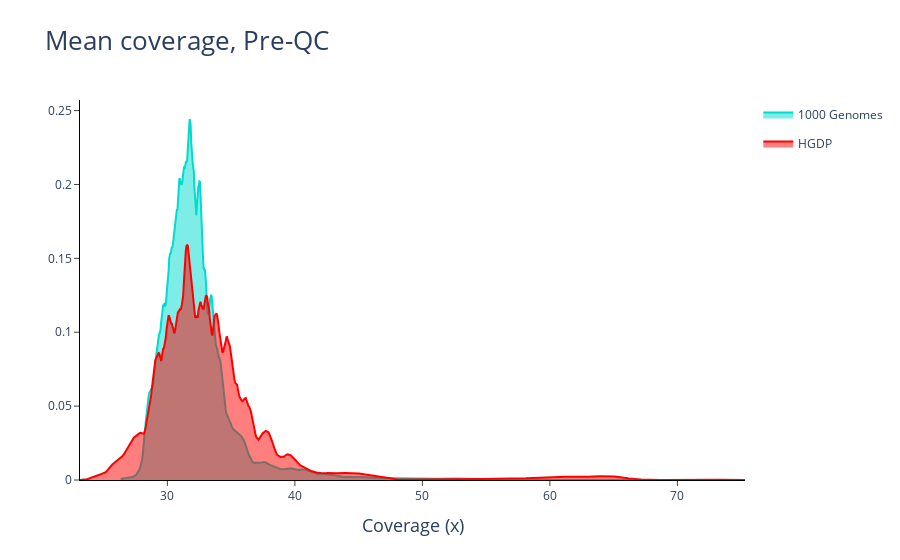
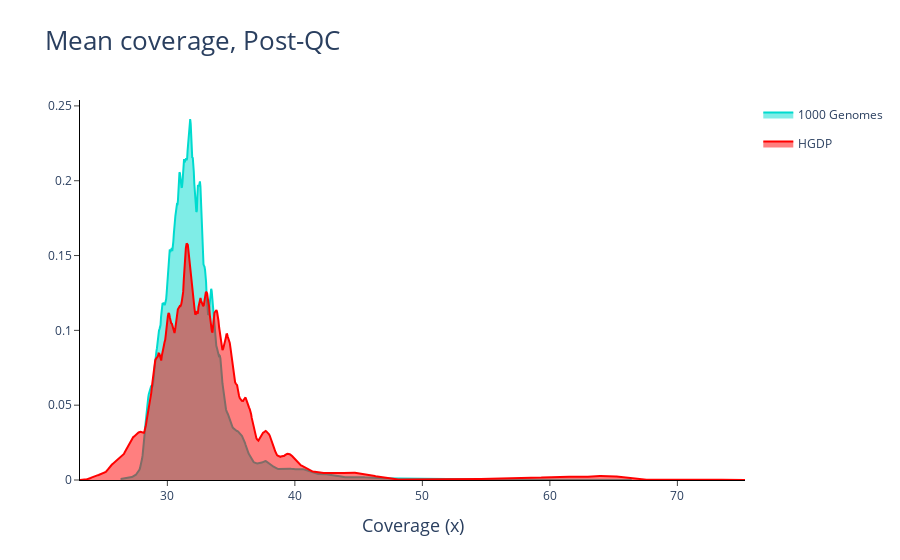

These figures' notebook cell, in order:
### Markdown cell above
## 4.b. Mean Coverage 

Density plot of mean coverage per individual

[Back to Index](#Index)

### Code cell
# Pre-QC
pre_mean_cov = plot_mean_cov(pre_qc_cols)
pre_mean_cov = pre_mean_cov + ggtitle("Mean coverage, Pre-QC")
pre_mean_cov.show()

# Post-QC
post_mean_cov = plot_mean_cov(post_qc_cols)
post_mean_cov = post_mean_cov + ggtitle("Mean coverage, Post-QC")
post_mean_cov.show()

### Figure 1 — Plotly figure (JSON) as saved in the notebook; plotly's stock layout.template omitted (floating-point values rounded to 4 significant figures; data arrays with more than 128 entries replaced by an {"elided": "..."} marker saying what was removed)
{"data": [{"fill": "tozeroy", "legendgroup": "1000 Genomes", "marker": {"color": "rgb(0, 219, 207)", "opacity": 0.7}, "mode": "lines", "name": "1000 Genomes", "showlegend": true, "type": "scatter", "x": {"elided": "1000 float values"}, "xaxis": "x", "y": {"elided": "1000 float values"}, "yaxis": "y"}, {"fill": "tozeroy", "legendgroup": "HGDP", "marker": {"color": "rgb(255, 0, 0)", "opacity": 0.7}, "mode": "lines", "name": "HGDP", "showlegend": true, "type": "scatter", "x": {"elided": "1000 float values"}, "xaxis": "x", "y": {"elided": "1000 float values"}, "yaxis": "y"}], "layout": {"font": {"family": "Arial, \"Open Sans\", verdana, sans-serif"}, "plot_bgcolor": "white", "title": {"font": {"size": 26}, "text": "Mean coverage, Pre-QC"}, "xaxis": {"anchor": "y", "domain": [0, 1], "linecolor": "black", "showticklabels": true, "ticks": "outside", "title": {"font": {"size": 18}, "text": "Coverage (x)"}}, "xaxis2": {"linecolor": "black", "showticklabels": true}, "yaxis": {"anchor": "x", "domain": [0, 1], "linecolor": "black", "showticklabels": true, "ticks": "outside", "title": {"font": {"size": 18}}}, "yaxis2": {"linecolor": "black", "showticklabels": true}}}

### Figure 2 — Plotly figure (JSON) as saved in the notebook; plotly's stock layout.template omitted (floating-point values rounded to 4 significant figures; data arrays with more than 128 entries replaced by an {"elided": "..."} marker saying what was removed)
{"data": [{"fill": "tozeroy", "legendgroup": "1000 Genomes", "marker": {"color": "rgb(0, 219, 207)", "opacity": 0.7}, "mode": "lines", "name": "1000 Genomes", "showlegend": true, "type": "scatter", "x": {"elided": "1000 float values"}, "xaxis": "x", "y": {"elided": "1000 float values"}, "yaxis": "y"}, {"fill": "tozeroy", "legendgroup": "HGDP", "marker": {"color": "rgb(255, 0, 0)", "opacity": 0.7}, "mode": "lines", "name": "HGDP", "showlegend": true, "type": "scatter", "x": {"elided": "1000 float values"}, "xaxis": "x", "y": {"elided": "1000 float values"}, "yaxis": "y"}], "layout": {"font": {"family": "Arial, \"Open Sans\", verdana, sans-serif"}, "plot_bgcolor": "white", "title": {"font": {"size": 26}, "text": "Mean coverage, Post-QC"}, "xaxis": {"anchor": "y", "domain": [0, 1], "linecolor": "black", "showticklabels": true, "ticks": "outside", "title": {"font": {"size": 18}, "text": "Coverage (x)"}}, "xaxis2": {"linecolor": "black", "showticklabels": true}, "yaxis": {"anchor": "x", "domain": [0, 1], "linecolor": "black", "showticklabels": true, "ticks": "outside", "title": {"font": {"size": 18}}}, "yaxis2": {"linecolor": "black", "showticklabels": true}}}
